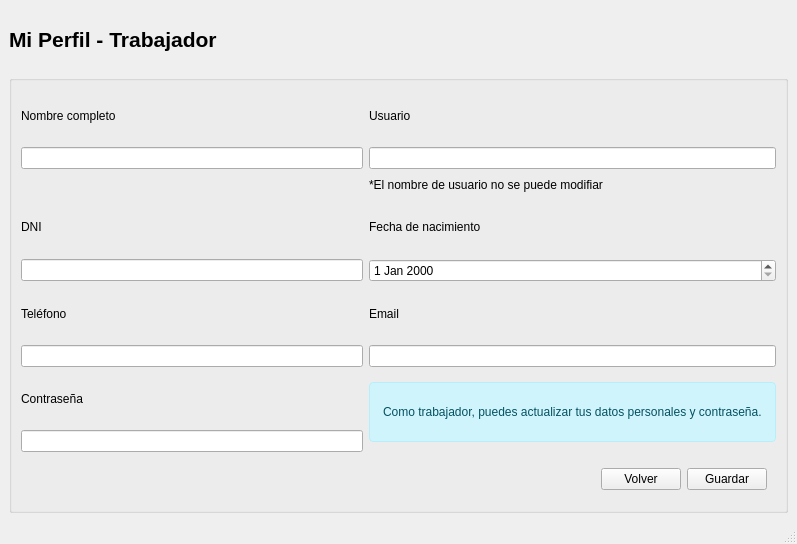
<?xml version="1.0" encoding="UTF-8"?>
<ui version="4.0">
 <class>MainWindow</class>
 <widget class="QMainWindow" name="MainWindow">
  <property name="geometry">
   <rect>
    <x>0</x>
    <y>0</y>
    <width>797</width>
    <height>544</height>
   </rect>
  </property>
  <property name="windowTitle">
   <string>MainWindow</string>
  </property>
  <widget class="QWidget" name="centralwidget">
   <layout class="QGridLayout" name="gridLayout">
    <item row="0" column="0">
     <widget class="QLabel" name="label">
      <property name="maximumSize">
       <size>
        <width>16777215</width>
        <height>60</height>
       </size>
      </property>
      <property name="font">
       <font>
        <pointsize>16</pointsize>
        <bold>true</bold>
       </font>
      </property>
      <property name="text">
       <string>Mi Perfil - Trabajador</string>
      </property>
     </widget>
    </item>
    <item row="1" column="0">
     <widget class="QGroupBox" name="box_perfil">
      <property name="title">
       <string/>
      </property>
      <layout class="QGridLayout" name="gridLayout_2">
       <item row="1" column="0">
        <widget class="QLineEdit" name="txt_nombre"/>
       </item>
       <item row="4" column="1">
        <widget class="QDateEdit" name="date_nacimiento"/>
       </item>
       <item row="5" column="1">
        <widget class="QLabel" name="label_7">
         <property name="text">
          <string>Email</string>
         </property>
        </widget>
       </item>
       <item row="7" column="0">
        <widget class="QLabel" name="label_8">
         <property name="text">
          <string>Contraseña</string>
         </property>
        </widget>
       </item>
       <item row="5" column="0">
        <widget class="QLabel" name="label_6">
         <property name="text">
          <string>Teléfono</string>
         </property>
        </widget>
       </item>
       <item row="1" column="1">
        <widget class="QLineEdit" name="txt_usuario">
         <property name="readOnly">
          <bool>true</bool>
         </property>
        </widget>
       </item>
       <item row="6" column="1">
        <widget class="QLineEdit" name="txt_email"/>
       </item>
       <item row="3" column="0">
        <widget class="QLabel" name="label_4">
         <property name="text">
          <string>DNI</string>
         </property>
        </widget>
       </item>
       <item row="7" column="1" rowspan="2">
        <widget class="QLabel" name="lbl_alerta_info">
         <property name="maximumSize">
          <size>
           <width>16777215</width>
           <height>60</height>
          </size>
         </property>
         <property name="styleSheet">
          <string notr="true">background-color: #cff4fc; color: #055160; border: 1px solid #b6effb; border-radius: 4px; padding: 10px;</string>
         </property>
         <property name="text">
          <string>Como trabajador, puedes actualizar tus datos personales y contraseña.</string>
         </property>
        </widget>
       </item>
       <item row="0" column="0">
        <widget class="QLabel" name="label_2">
         <property name="text">
          <string>Nombre completo</string>
         </property>
        </widget>
       </item>
       <item row="3" column="1">
        <widget class="QLabel" name="label_5">
         <property name="text">
          <string>Fecha de nacimiento</string>
         </property>
        </widget>
       </item>
       <item row="8" column="0">
        <widget class="QLineEdit" name="txt_password"/>
       </item>
       <item row="6" column="0">
        <widget class="QLineEdit" name="txt_telefono"/>
       </item>
       <item row="0" column="1">
        <widget class="QLabel" name="label_3">
         <property name="text">
          <string>Usuario</string>
         </property>
        </widget>
       </item>
       <item row="2" column="1">
        <widget class="QLabel" name="label_10">
         <property name="maximumSize">
          <size>
           <width>16777215</width>
           <height>20</height>
          </size>
         </property>
         <property name="text">
          <string>*El nombre de usuario no se puede modifiar</string>
         </property>
        </widget>
       </item>
       <item row="4" column="0">
        <widget class="QLineEdit" name="txt_dni"/>
       </item>
       <item row="9" column="1">
        <widget class="QWidget" name="widget" native="true">
         <property name="maximumSize">
          <size>
           <width>16777215</width>
           <height>43</height>
          </size>
         </property>
         <layout class="QGridLayout" name="gridLayout_3">
          <item row="0" column="1">
           <widget class="QPushButton" name="btn_volver">
            <property name="text">
             <string>Volver</string>
            </property>
           </widget>
          </item>
          <item row="0" column="2">
           <widget class="QPushButton" name="btn_guardar">
            <property name="text">
             <string>Guardar</string>
            </property>
           </widget>
          </item>
          <item row="0" column="0">
           <spacer name="horizontalSpacer">
            <property name="orientation">
             <enum>Qt::Orientation::Horizontal</enum>
            </property>
            <property name="sizeHint" stdset="0">
             <size>
              <width>40</width>
              <height>20</height>
             </size>
            </property>
           </spacer>
          </item>
         </layout>
        </widget>
       </item>
      </layout>
     </widget>
    </item>
   </layout>
  </widget>
  <widget class="QMenuBar" name="menubar">
   <property name="geometry">
    <rect>
     <x>0</x>
     <y>0</y>
     <width>797</width>
     <height>22</height>
    </rect>
   </property>
  </widget>
  <widget class="QStatusBar" name="statusbar"/>
 </widget>
 <resources/>
 <connections/>
</ui>
